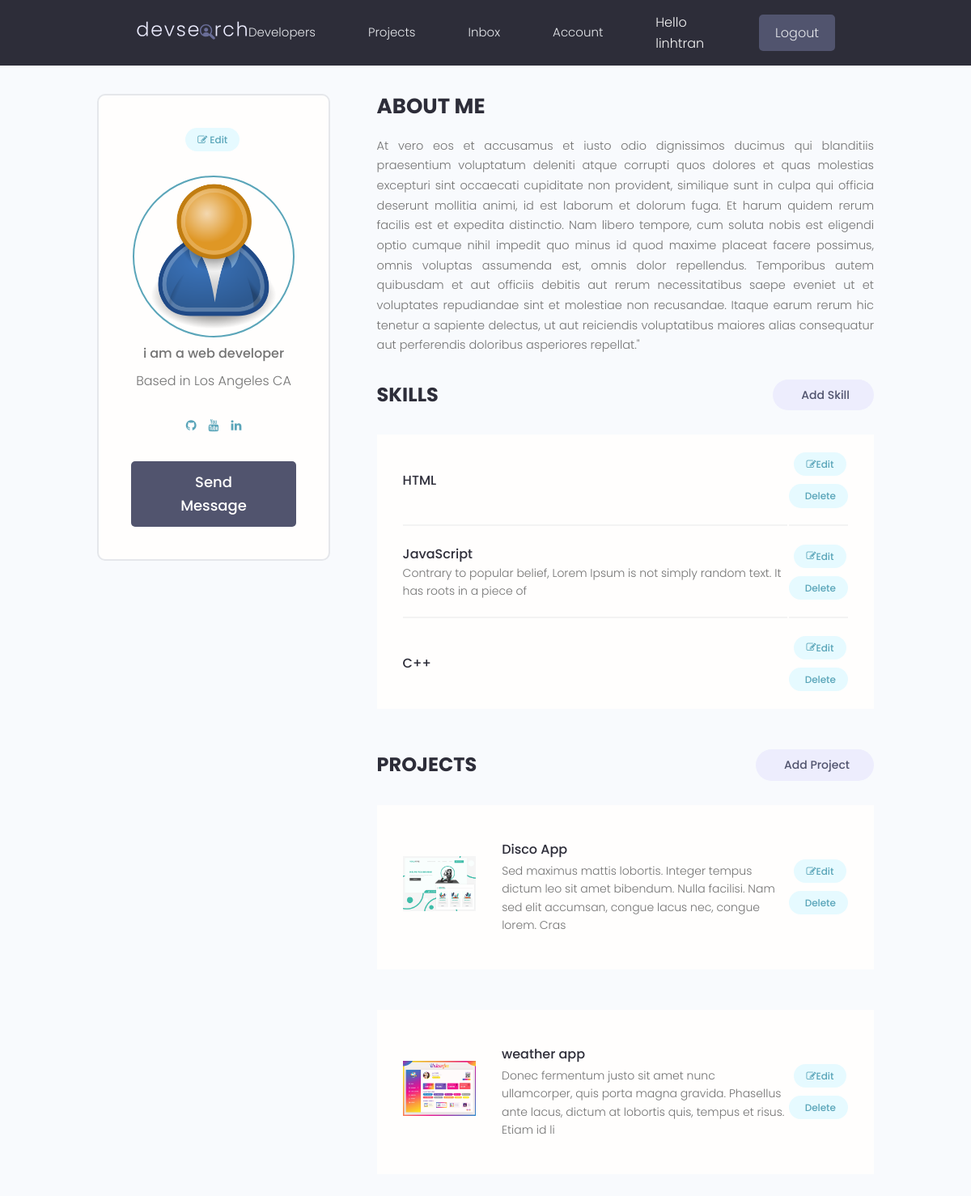
/profiles/user (signed in), run on the app's committed database.
### users/models.py (models this page shows, shortened)
class Profile(models.Model):
    user = models.OneToOneField(User,on_delete=models.CASCADE , null=True, blank= True)
    name = models.CharField(max_length=255, blank=True, null=True)
    email = models.EmailField(max_length=500 , blank=True, null=True)
    username = models.CharField(max_length=255, blank=True, null=True)
    location = models.CharField(max_length=255, blank=True, null=True)
    short_intro = models.CharField(max_length=255, blank=True , null=True)
    bio = models.TextField(blank=True,null=True)
    profile_image = models.ImageField(null=True , blank=True, upload_to='profiles/', default='profiles/user-default.png')
    social_github = models.CharField(max_length=255, blank=True, null=True)
    social_twitter = models.CharField(max_length=255, blank=True, null=True)
    social_linkedin = models.CharField(max_length=255, blank=True, null=True)
    social_youtube = models.CharField(max_length=255, blank=True, null=True)
    social_website = models.CharField(max_length=255, blank=True, null=True)
    created = models.DateTimeField(auto_now_add=True)
    id = models.UUIDField(default=uuid.uuid4, unique=True, primary_key=True, editable=False)

class Skill(models.Model):
    owner = models.ForeignKey(Profile,on_delete=models.CASCADE, null=True,blank=True)
    name = models.CharField(max_length=255, blank=True, null=True)
    descriptions= models.TextField(null=True,blank=True)
    created = models.DateTimeField(auto_now_add=True)
    id = models.UUIDField(default=uuid.uuid4, unique=True, primary_key=True, editable=False)

### projects/models.py (models this page shows, shortened)
class Project(models.Model):
    owner = models.ForeignKey(Profile,null=True , blank=True , on_delete=models.SET_NULL)
    title = models.CharField(max_length=255)
    descriptions= models.TextField(null=True,blank=True)
    feature_image = models.ImageField(null=True, blank=True,
                                      default='default.jpg')
    demo_link = models.CharField(max_length=2000,null=True,blank=True)
    source_link= models.CharField(max_length=2000,null=True,blank=True)
    tags= models.ManyToManyField(Tags, blank=True)
    vote_total = models.IntegerField(default=0, null=True, blank=True)
    vote_ratio = models.IntegerField(default=0, null=True, blank=True)
    created = models.DateTimeField(auto_now_add=True) # generate the time when we created.
    id = models.UUIDField(default=uuid.uuid4, unique=True, primary_key=True, editable=False)
    class Meta:
        ordering = ['-created']
    @property
    def ImgUrl(self):      #another way to get the image.url
        try:
            img = self.feature_image.url
        except:
            img=''
        return img

### users/views.py (the view)
# urls.py: path('user',views.userAccount,name='user'),
@login_required(login_url='login')
def userAccount(request):
    profile= request.user.profile
    skills = profile.skill_set.all()  # query a skill in data with many to many relationship
    projects= profile.project_set.all()
    context= {'profile':profile, 'skills':skills, 'projects':projects}
    return render(request,'users/account.html',context)

### users/templates/users/account.html (shortened to what this page needs)
{% extends 'main.html'%}
{% block content %}
  <main class="settingsPage profile my-md">
    <div class="container">
      <div class="layout">
        <div class="column column--1of3">
          <div class="card text-center">
            <div class="card__body dev">
              <a class="tag tag--pill tag--main settings__btn" href="{% url 'edit-user' %}"><i class="fa fa-pencil-square-o" aria-hidden="true"></i></i> Edit</a>
              <img class="avatar avatar--xl dev__avatar" src="{{profile.profile_image.url}}" />
              <p class="dev__title">{{profile.short_intro}}</p>
              <p class="dev__location">Based in {{profile.location}}</p>
              <ul class="dev__social">
                {% if profile.social_github %}
                <li>
                  <a title="Github" href="{{profile.social_github}}" target="_blank"><i class="fa fa-github" aria-hidden="true"></i></a>
                </li>
                {% endif %}
                {%if profile.social_youtube%}
                <li>
                  <a title="Youtube" href="{{profile.social_youtube}}" target="_blank"><i class="fa fa-youtube" aria-hidden="true"></i></a>
                </li>
                {% endif %}
                {%if profile.social_linkedin%}
                <li>
                  <a title="LinkedIn" href="{{profile.social_linkedin}}" target="_blank"><i class="fa fa-linkedin" aria-hidden="true"></i></a>
                </li>
                {% endif %}
              </ul>
              <a href="#" class="btn btn--sub btn--lg">Send Message </a>
            </div>
          </div>
        </div>
        <div class="column column--2of3">
          <div class="devInfo">
            <h3 class="devInfo__title">About Me</h3>
            <p class="devInfo__about">
              {{profile.bio}}
            </p>
          </div>
          <div class="settings">
            <h3 class="settings__title">Skills</h3>
            <a class="tag tag--pill tag--sub settings__btn tag--lg" href="{% url 'skill-create'%}"> Add Skill</a>
          </div>
          <table class="settings__table">
            {% for skill in skills %}
            <tr>
              <td class="settings__tableInfo">
                <h4>{{skill.name}}</h4>
                <p>
                 {{skill.descriptions}}
                </p>
              </td>
              <td class="settings__tableActions">
                <a class="tag tag--pill tag--main settings__btn" href="{% url 'skill-update' skill.id %}"><i class="fa fa-pencil-square-o" aria-hidden="true"></i></i> Edit</a>
                <a class="tag tag--pill tag--main settings__btn" href="{% url 'skill-delete' skill.id %}?next=/profiles/user">
                  Delete</a>
              </td>
            </tr>
            {% endfor %}
          </table>
          <div class="settings">
            <h3 class="settings__title">Projects</h3>
            <a class="tag tag--pill tag--sub settings__btn tag--lg" href="{% url 'project-create'%}"> Add Project</a>
          </div>
          {% for project in projects %}
          <table class="settings__table">
            <tr>
              <td class="settings__thumbnail">
                <a href="{% url 'single-project' project.id %}"><img src="{{project.ImgUrl}}" alt="Project Thumbnail"></a>
              </td>
              <td class="settings__tableInfo">
                <a href="{% url 'single-project' project.id %}">{{project.title}}</a>
                <p>
                  {{project.descriptions|slice:"150"}}
                </p>
              </td>
              <td class="settings__tableActions">
                <a class="tag tag--pill tag--main settings__btn" href="{% url 'project-update' project.id %}"><i class="fa fa-pencil-square-o" aria-hidden="true"></i></i> Edit</a>
                <a class="tag tag--pill tag--main settings__btn" href="{% url 'project-delete' project.id %}?next=/profiles/user">
                  Delete</a>
              </td>
            </tr>
          </table>
          {% endfor %}
        </div>
      </div>
    </div>
  </main>
{% endblock content %}

### templates/navbar.html (shortened to what this page needs)
{% load static %}
 <header class="header">
    <div class="container container--narrow">
      <a href="/" class="header__logo">
        <img src="{% static 'images/logo.svg' %}" alt="DevSearch Logo" />
      </a>
      <nav class="header__nav">
        <ul class="header__menu">
          <li class="header__menuItem"><a href="{% url 'profile' %}">Developers</a></li>
          <li class="header__menuItem"><a href="{% url 'projects' %}">Projects</a></li>
          <li class="header__menuItem"><a href="inbox.html">Inbox</a></li>
          {% if request.user.is_authenticated %}
          <li class="header__menuItem"><a href="{% url 'user'%}">Account</a></li>
          <li> <p style="color: whitesmoke;">Hello {{request.user.username}}</p></li>
          <li class="header__menuItem"><a href="{% url 'logout'%}" class="btn btn--sub">Logout</a></li>
          {% else %}
          <li class="header__menuItem"><a href="{% url 'login'%}" class="btn btn--sub">Login/Sign Up</a></li>
          {% endif %}
        </ul>
      </nav>
    </div>
  </header>

### static/css/app.css (style rules this page uses)
:root { --color-sub: #2d2d39; }
.btn--sub { background-color: var(--color-sub-light); }
.card { border: 2px solid var(--color-light); }
img { width: 100%; }
.header { position: sticky; z-index: 111; background-color: var(--color-sub); padding: 1.5rem 0; }
.header > .container { display: flex; justify-content: space-between; align-items: center; }
.header__logo > img { height: 3.8rem; }
.header__nav > ul { display: inline-flex; align-items: center; list-style: none; gap: 6.5rem; }
.header__menuItem > a { color: var(--color-light); font-weight: 300; }
.profile .card > .dev { padding: 4rem; }
.dev__avatar { display: block; margin: auto; }
.dev__title { font-size: 1.6rem; font-weight: 500; line-height: 1.3; }
.dev__location { margin-top: 1rem; }
.dev__social { margin: 3rem 0; list-style: none; display: flex; justify-content: center; gap: 1.5rem; }
.devInfo { margin-bottom: 3rem; }
.devInfo__title, .devInfo__subtitle { font-size: 2.6rem; color: var(--color-sub); text-transform: uppercase; font-weight: 700; margin-bottom: 1.5rem; }
.devInfo__about, .devSkill__info { font-size: 1.45rem; line-height: 1.7; text-align: justify; }
.settingsPage .dev > .settings__btn { display: inline-block; margin-bottom: 3rem; }
.settings { display: flex; justify-content: space-between; align-items: center; }
.settings__title { font-size: 2.4rem; text-transform: uppercase; font-weight: 700; color: var(--color-sub); }
.settings__table { margin-top: 3rem; margin-bottom: 5rem; padding: 0 3rem; background: var(--color-white); }
.settings__table tr { width: 100%; }
.settings__table tr > td { padding: 2rem 0; }
.settings__table tr:not(:last-child) td { border-bottom: 2px solid var(--color-white-light); }
.settings__thumbnail { width: 23%; min-width: 10rem; }
.settings__thumbnail img { padding-right: 3rem; height: 15rem; object-fit: contain; }
.settings__tableInfo { width: 100%; }
.settings__tableInfo h4, .settings__tableInfo a { padding-right: 1rem; width: auto; font-size: 1.6rem; font-weight: 500; color: var(--color-sub); }
.settings__tableInfo p { font-size: 1.4rem; }
.settings__tableActions { text-align: right; }

### static/uikit/styles/modules/_variables.css (style rules this page uses)
:root { --color-main: #5aa5b9; --color-main-light: #e6faff; --color-sub: #3f4156; --color-sub-light: #51546e; --color-sub-lighter: #ededfd; --color-text: #737373; --color-gray: #8b8b8b; --color-light: #e5e7eb; --color-light-gray: #767676; --color-bg: #f8fafd; --color-white: #fffefd; --color-white-light: #f3f3f3; --color-success: #359e64; --color-success-bg: #def8e8; --color-error: #fc4b0b; --color-error-bg: #fff2ee; --font-base: 'Poppins', arial, helvetica, 'Segoe UI', roboto, ubuntu, sans-serif; --font-monospace: 'Fira Code', 'Courier New', courier, monospace; --font-regular: 300; --font-medium: 500; --font-bold: 700; --generic-shadow: 1px 1px 5px #00000010; --generic-transition: all 0.3s ease-in-out; }

### static/uikit/styles/modules/_base.css (style rules this page uses)
* { margin: 0; padding: 0; box-sizing: border-box; text-rendering: optimizeLegibility; color: inherit; font-size: inherit; }
html { font-size: 50%; }
@media only screen and (min-width: 480px) { html { font-size: 56.25%; } }
@media only screen and (min-width: 1200px) { html { font-size: 62.5%; } }
body { line-height: 1.6; font-weight: 400; font-size: 1.5rem; color: var(--color-text); background-color: var(--color-bg); min-height: 100vh; }

### static/uikit/styles/modules/_typography.css (style rules this page uses)
* { font-family: var(--font-base); }
h3 { font-size: 3.2rem; font-weight: var(--font-medium); }
h4 { font-size: 2.8rem; font-weight: var(--font-medium); }
p, span, strong { font-size: 1.6rem; color: var(--color-text); font-weight: var(--font-regular); }
a { padding-bottom: 2px; text-decoration: none; display: inline-block; color: var(--color-main); font-weight: var(--font-medium); }

### static/uikit/styles/modules/_utilities.css (style rules this page uses)
.container { width: 92%; max-width: 165rem; margin: 0 auto; box-sizing: border-box; }
.container--narrow { width: 92%; max-width: 120rem; }
@media screen and (min-width: 1000px) { .container { width: 90%; } }
@media screen and (min-width: 1000px) { .container--narrow { width: 85%; } }
@media screen and (min-width: 1200px) { .container { width: 80%; } }
@media screen and (min-width: 1200px) { .container--narrow { width: 72%; } }
.text-center { text-align: center; }
.my-md { margin: 3rem auto; }

### static/uikit/styles/modules/_avatar.css (style rules this page uses)
.avatar { border-radius: 50%; border: 2px solid var(--color-main); object-fit: cover; }
.avatar--xl { height: 20rem; width: 20rem; }

### data on the page
Profile: profile_image (placeholder picture), short_intro "i am a web developer", location "Los Angeles CA", bio "At vero eos et accusamus et iusto odio dignissimos ducimus qui blanditiis praesentium voluptatum deleniti atque corrupti quos dolores et quas molestias excepturi sint occaecati cupiditate non provident, similique sunt in culpa qui officia deserunt mollitia animi, id est laborum et dolorum fuga. Et harum quidem rerum facilis est et expedita distinctio. Nam libero tempore, cum soluta nobis est eligendi optio cumque nihil impedit quo minus id quod maxime placeat facere possimus, omnis voluptas assumenda est, omnis dolor repellendus. Temporibus autem quibusdam et aut officiis debitis aut rerum necessitatibus saepe eveniet ut et voluptates repudiandae sint et molestiae non recusandae. Itaque…"
Skill: name "HTML"
Skill: name "JavaScript", descriptions "Contrary to popular belief, Lorem Ipsum is not simply random text. It has roots in a piece of"
Skill: name "C++"
Project: ImgUrl (picture), title "Disco App", descriptions "Sed maximus mattis lobortis. Integer tempus dictum leo sit amet bibendum. Nulla facilisi. Nam sed elit accumsan, congue lacus nec, congue lorem. Cras"
Project: ImgUrl (picture), title "weather app", descriptions "Donec fermentum justo sit amet nunc ullamcorper, quis porta magna gravida. Phasellus ante lacus, dictum at lobortis quis, tempus et risus. Etiam id li"

### other printed values
{{ request.user.username }} "linhtran"
